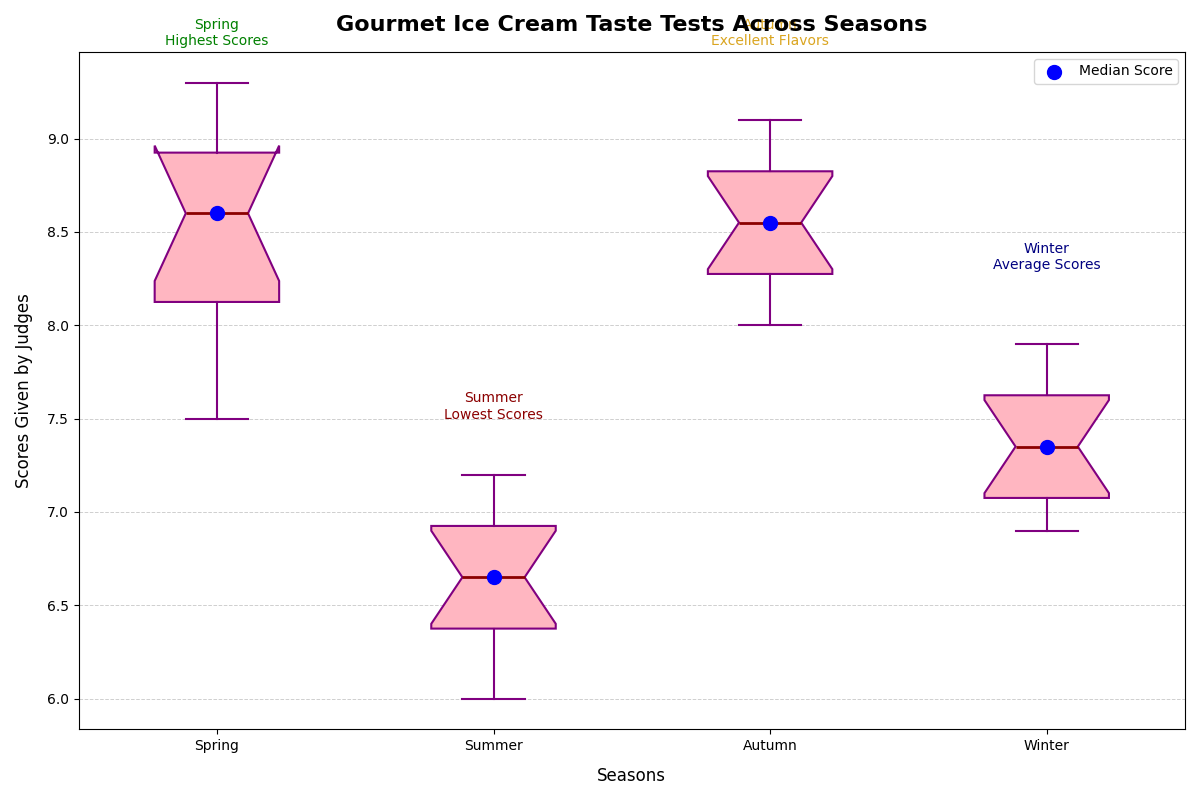

Source code (Python):
import matplotlib.pyplot as plt
import numpy as np

# Backstory: The study of "Gourmet Ice Cream Taste Tests" across four seasons by a culinary magazine.
# The data represents scores given by a panel of judges rating various new ice cream flavors introduced in each season.

# Artificially constructed data for ice cream scores in different seasons
spring_scores = [8.2, 8.9, 9.1, 7.8, 8.7, 9.3, 7.5, 8.5, 8.8, 9.0, 8.3, 7.9]
summer_scores = [6.5, 6.8, 7.0, 6.4, 6.1, 7.2, 6.6, 6.9, 6.7, 7.1, 6.3, 6.0]
autumn_scores = [8.8, 8.1, 8.5, 8.4, 8.7, 9.0, 8.3, 8.6, 8.9, 9.1, 8.2, 8.0]
winter_scores = [7.0, 7.3, 7.5, 7.8, 6.9, 7.4, 7.1, 7.2, 7.6, 7.9, 7.7, 7.0]

# Combine data into a list for plotting
scores_data = [spring_scores, summer_scores, autumn_scores, winter_scores]

# Calculate the median of each season's scores for the scatter plot
median_values = [np.median(season) for season in scores_data]

# Labels for each season
season_labels = ['Spring', 'Summer', 'Autumn', 'Winter']

# Setup the figure and axes
fig, ax = plt.subplots(figsize=(12, 8))

# Create the box plot
bplot = ax.boxplot(scores_data, vert=True, patch_artist=True, labels=season_labels, notch=True,
                   boxprops=dict(facecolor='lightpink', color='purple', linewidth=1.5),
                   whiskerprops=dict(color='purple', linewidth=1.5),
                   capprops=dict(color='purple', linewidth=1.5),
                   medianprops=dict(color='darkred', linewidth=2),
                   flierprops=dict(marker='o', markerfacecolor='red', markersize=6, linestyle='none', markeredgecolor='purple'))

# Overlay a scatter plot for median values
ax.scatter(range(1, 5), median_values, color='blue', s=100, zorder=3, label='Median Score')

# Adding the title and axis labels
ax.set_title('Gourmet Ice Cream Taste Tests Across Seasons', fontsize=16, fontweight='bold', pad=15)
ax.set_xlabel('Seasons', fontsize=12, labelpad=10)
ax.set_ylabel('Scores Given by Judges', fontsize=12, labelpad=10)

# Annotation for visual insight
ax.text(1, 9.5, 'Spring\nHighest Scores', fontsize=10, color='green', ha='center')
ax.text(2, 7.5, 'Summer\nLowest Scores', fontsize=10, color='darkred', ha='center')
ax.text(3, 9.5, 'Autumn\nExcellent Flavors', fontsize=10, color='goldenrod', ha='center')
ax.text(4, 8.3, 'Winter\nAverage Scores', fontsize=10, color='navy', ha='center')

# Add legend for the scatter plot
ax.legend(loc='upper right', fontsize=10)

# Enhance grid for better readability
ax.grid(axis='y', linestyle='--', linewidth=0.7, alpha=0.6)

# Automatically adjust layout to prevent overlap
plt.tight_layout()

# Display the plot
plt.show()
